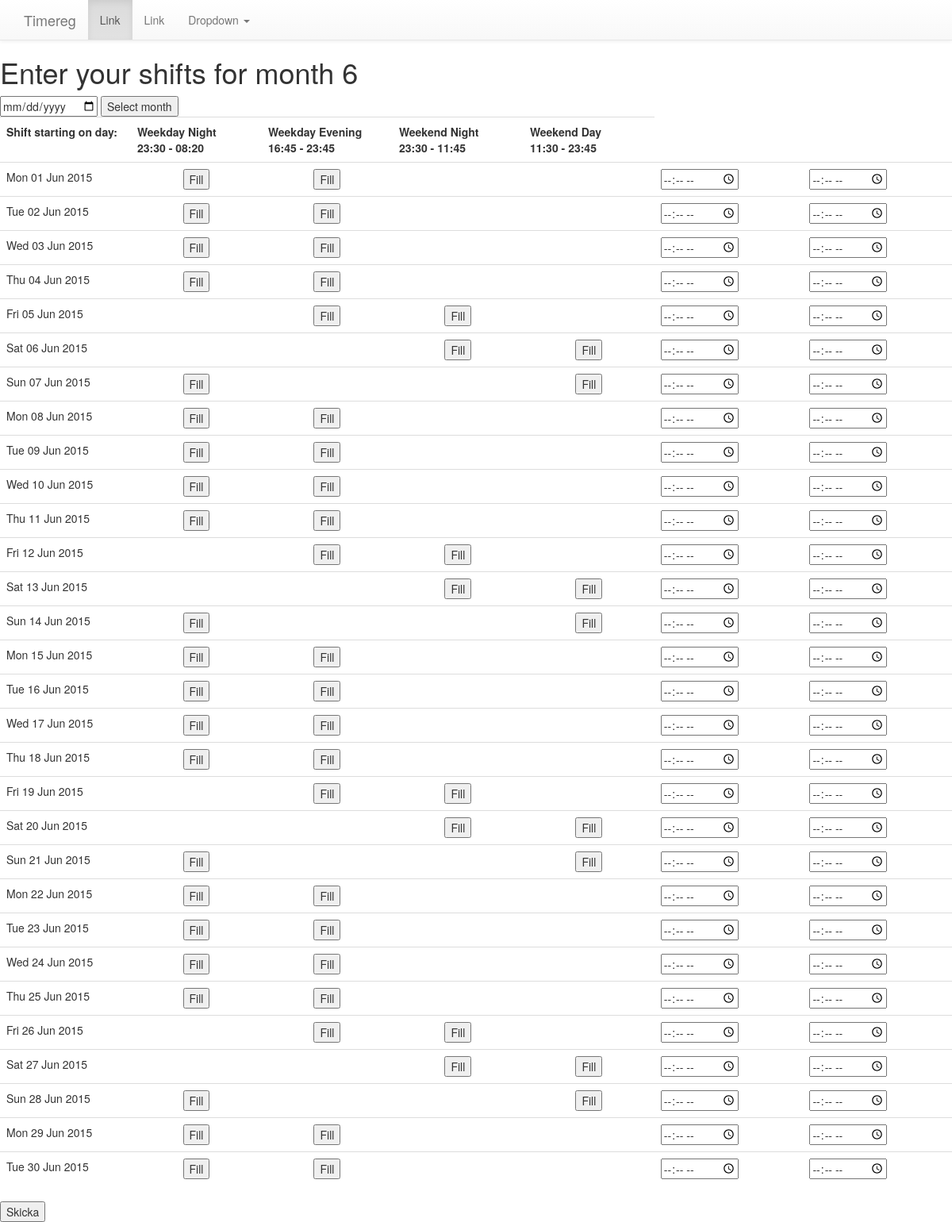
The app's page /timereg/entershifts/ with its own data.
### timereg/models.py (models this page shows, shortened)
class ShiftDefault(models.Model): # TODO Needs system to determine what kind of shift is possible.
    name = models.CharField(max_length=255)
    start_time = models.TimeField()
    end_time   = models.TimeField()
    length = models.DurationField(blank = True, editable = False)
    possible_days = models.ManyToManyField(Day,blank = True)

class Day(models.Model):
    number = models.IntegerField()
    name = models.CharField(max_length=10)

### timereg/views.py (the view)
def entershifts(request):
    if request.method == 'POST':
        print(request.POST)
    try:
        newdate = datetime.strptime(request.POST['month'],"%Y-%m-%d")
        year = newdate.year
        month = newdate.month
    except KeyError:
        today = date.today()
        year = today.year
        month = today.month
    defaultshift_list = ShiftDefault.objects.all()
    cal = Calendar()
    weekdays = cal.itermonthdays2(year, month)
    monthform = MonthSelectorForm()
    monthdays = []
    for w in weekdays:
        if w[0] != 0:
            monthdays.append((datetime(year,month,w[0]), Day.objects.get(number = w[1])))
    template = loader.get_template('timereg/entershifts.html')
    context = RequestContext(request, {'monthform' : monthform, 'year':  year, 'month' : month, 'monthdays' : monthdays, 'defaultshift_list' : defaultshift_list})
    return HttpResponse(template.render(context))

### timereg/forms.py
class MonthSelectorForm(forms.Form):
    month = forms.DateField(
        required=True,
        widget=MonthYearWidget()
    )

### timereg/templates/timereg/entershifts.html (shortened to what this page needs)
{% extends 'timereg/base.html' %}
{% block body_block %}
<h1> Enter your shifts for month {{month}} </h1>
<form action="{% url 'timereg:entershifts' %}" method="post">
    <input name="month" type="date">
    <input type="submit" value="Select month" />
</form>
<form action="{% url 'timereg:addreport' %}" method="post">
    <table class="table">
    <tr>
    <th> Shift starting on day: </th>
    {% for defshift in defaultshift_list %}
        <th>{{defshift.name}} <br>{{defshift.start_time|date:"H:i"}} - {{defshift.end_time|date:"H:i"}}</th>
    {% endfor %}
    </tr>
    {% for day,weekday in monthdays %}
            <tr>
                <td> {{ day|date:"D d M Y" }} </td>
                    {% for defshift in defaultshift_list %}
                    <td align="center">
                        {% if weekday in defshift.possible_days.all %}
                          <input type="button" onclick="autoFill('{{day.toordinal}}','{{defshift.start_time|date:"H:i"}}', '{{defshift.end_time|date:"H:i"}}')" value="Fill"/>
                        {% endif %}
                    </td>
                    {% endfor %}
                    <td> <input id="{{day.toordinal}}-start_time" class="{{day.toordinal}}" type="time" name="{{day.toordinal}}-start_time"/></td>
                    <td> <input id="{{day.toordinal}}-end_time" class="{{day.toordinal}}" type="time" name="{{day.toordinal}}-end_time"/></td>
            </tr>
    {% endfor %}
    </table>
    <input type="submit" value="Skicka" />
</form>
{% endblock %}

### timereg/templates/timereg/base.html (shortened to what this page needs)
<!DOCTYPE html>
{% load staticfiles %}
<html>
<head>
<link rel="stylesheet" type="text/css" href="{% static 'timereg/style.css' %}" />
<link rel="stylesheet" href="https://maxcdn.bootstrapcdn.com/bootstrap/3.3.4/css/bootstrap.min.css">
<link rel="stylesheet" href="https://maxcdn.bootstrapcdn.com/bootstrap/3.3.4/css/bootstrap-theme.min.css">
</head>
<body>
        <div>
        {% include "timereg/navigation.html" %}
        </div>
        <div>
        {% block body_block %}{% endblock %}
        </div>
</body>
</html>

### timereg/templates/timereg/navigation.html (shortened to what this page needs)
<nav class="navbar navbar-default navbar-static-top">
    <div class="container">
        <div class="navbar-header">
          <a class="navbar-brand" href="#">Timereg</a>
        </div>
        <div class="collapse navbar-collapse" id="bs-example-navbar-collapse-1">
          <ul class="nav navbar-nav">
            <li class="active"><a href="#">Link <span class="sr-only">(current)</span></a></li>
            <li><a href="#">Link</a></li>
            <li class="dropdown">
              <a href="#" class="dropdown-toggle" data-toggle="dropdown" role="button" aria-expanded="false">Dropdown <span class="caret"></span></a>
            </li>
          </ul>
        </div>
    </div>
</nav>

### timereg/static/timereg/style.css (style rules this page uses)
td { width: 100px }

### records on screen
ShiftDefault: name "Weekday Night", start_time "23:30", end_time "08:20"
ShiftDefault: name "Weekday Evening", start_time "16:45", end_time "23:45"
ShiftDefault: name "Weekend Night", start_time "23:30", end_time "11:45"
ShiftDefault: name "Weekend Day", start_time "11:30", end_time "23:45"
Day: day "Mon 01 Jun 2015", day "Mon 08 Jun 2015", day "Mon 15 Jun 2015", day "Mon 22 Jun 2015", day "Mon 29 Jun 2015"
Day: day "Tue 02 Jun 2015", day "Tue 09 Jun 2015", day "Tue 16 Jun 2015", day "Tue 23 Jun 2015", day "Tue 30 Jun 2015"
Day: day "Wed 03 Jun 2015", day "Wed 10 Jun 2015", day "Wed 17 Jun 2015", day "Wed 24 Jun 2015"
Day: day "Thu 04 Jun 2015", day "Thu 11 Jun 2015", day "Thu 18 Jun 2015", day "Thu 25 Jun 2015"
Day: day "Fri 05 Jun 2015", day "Fri 12 Jun 2015", day "Fri 19 Jun 2015", day "Fri 26 Jun 2015"
Day: day "Sat 06 Jun 2015", day "Sat 13 Jun 2015", day "Sat 20 Jun 2015", day "Sat 27 Jun 2015"
Day: day "Sun 07 Jun 2015", day "Sun 14 Jun 2015", day "Sun 21 Jun 2015", day "Sun 28 Jun 2015"
